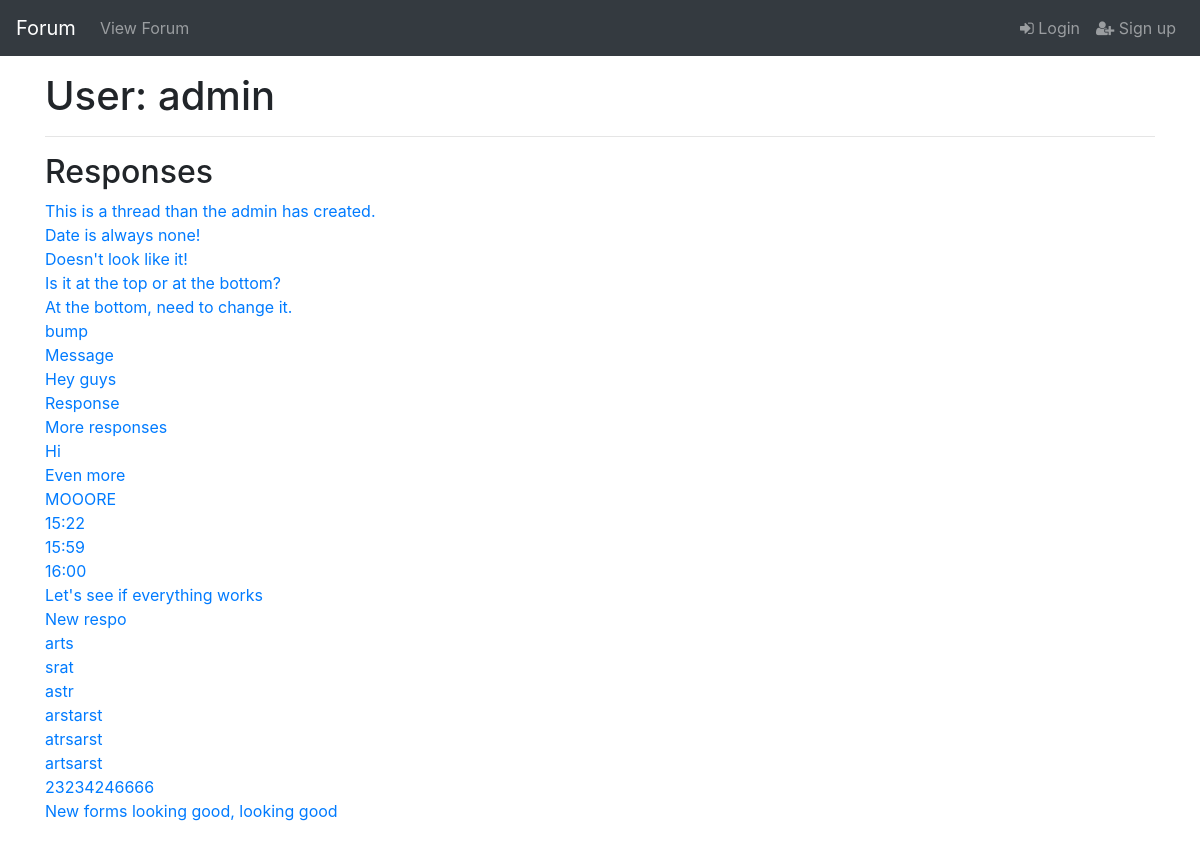
/forumapp/user/1, run on the app's committed database.
### forumapp/models.py (models this page shows)
class ThreadResponse(models.Model):
    thread = models.ForeignKey(Thread, null=True, on_delete=models.CASCADE)
    created_datetime = models.DateTimeField(null=True)
    responder = models.ForeignKey(User, null=True, on_delete=models.CASCADE)
    message = models.TextField(max_length=1000)
    edited = models.BooleanField(default=False)
    order_in_thread = models.PositiveIntegerField(default=1)
    class Meta:
        permissions = [('can_remove_any_response', 'Can remove ANY response.')]
        ordering = ['created_datetime']
    def __str__(self):
        return self.message

### forumapp/views.py (the view)
def user_view(request, pk):
    viewed_user = User.objects.get(id=pk)
    user_responses = ThreadResponse.objects.filter(
        responder=pk
    ).exclude(thread__isnull=True)
    banned_until = None
    forum_user = ForumUser.objects.get(user=viewed_user)
    if forum_user.banned_until.replace(tzinfo=None) > datetime.datetime.now():
        banned_until = forum_user.banned_until
    can_ban = False
    if request.user.has_perm('forumapp.can_ban_users'):
        can_ban = True
    return render(
        request,
        'forumapp/user_view.html',
        context={
            'viewed_user': viewed_user,
            'user_responses': user_responses,
            'banned_until': banned_until,
            'can_ban': can_ban
        }
    )

### forumapp/templates/forumapp/user_view.html (shortened to what this page needs)
{% extends 'forumapp/base.html' %}
{% block content %}
<h1>User: {{ viewed_user }}</h1>
<hr />
<h2>Responses</h2>
{% for response in user_responses %}
<div>
    {% if response.order_in_thread > 10 %}
<a href='{% url "thread-view" response.thread.forum.id response.thread.id %}?page={% widthratio response.order_in_thread 10 1|add:"1" %}#{{ response.order_in_thread }}'>{{ response }}</a>
    {% else %}
<a href="{% url 'thread-view' response.thread.forum.id response.thread.id %}#{{ response.order_in_thread }}">{{ response }}</a>
    {% endif %}
</div>
{% empty %}
<div>No responses.</div>
{% endfor %}
{% endblock %}

### forumapp/static/forumapp/css/style.css (style rules this page uses)
body { padding-bottom: 2rem; }

### data on the page
ThreadResponse: message "This is a thread than the admin has created."
ThreadResponse: message "Date is always none!"
ThreadResponse: message "Doesn't look like it!"
ThreadResponse: message "Is it at the top or at the bottom?"
ThreadResponse: message "At the bottom, need to change it."
ThreadResponse: message "bump"
ThreadResponse: message "Message"
ThreadResponse: message "Hey guys"
ThreadResponse: message "Response"
ThreadResponse: message "More responses"
ThreadResponse: message "Hi"
ThreadResponse: message "Even more"
ThreadResponse: message "MOOORE"
ThreadResponse: message "15:22"
ThreadResponse: message "15:59"
ThreadResponse: message "16:00"
ThreadResponse: message "Let's see if everything works"
ThreadResponse: message "New respo"
ThreadResponse: message "arts"
ThreadResponse: message "srat"
ThreadResponse: message "astr"
ThreadResponse: message "arstarst"
ThreadResponse: message "atrsarst"
ThreadResponse: message "artsarst"
ThreadResponse: message "23234246666"
ThreadResponse: message "New forms looking good, looking good"

### other printed values
{{ viewed_user }} "admin"
